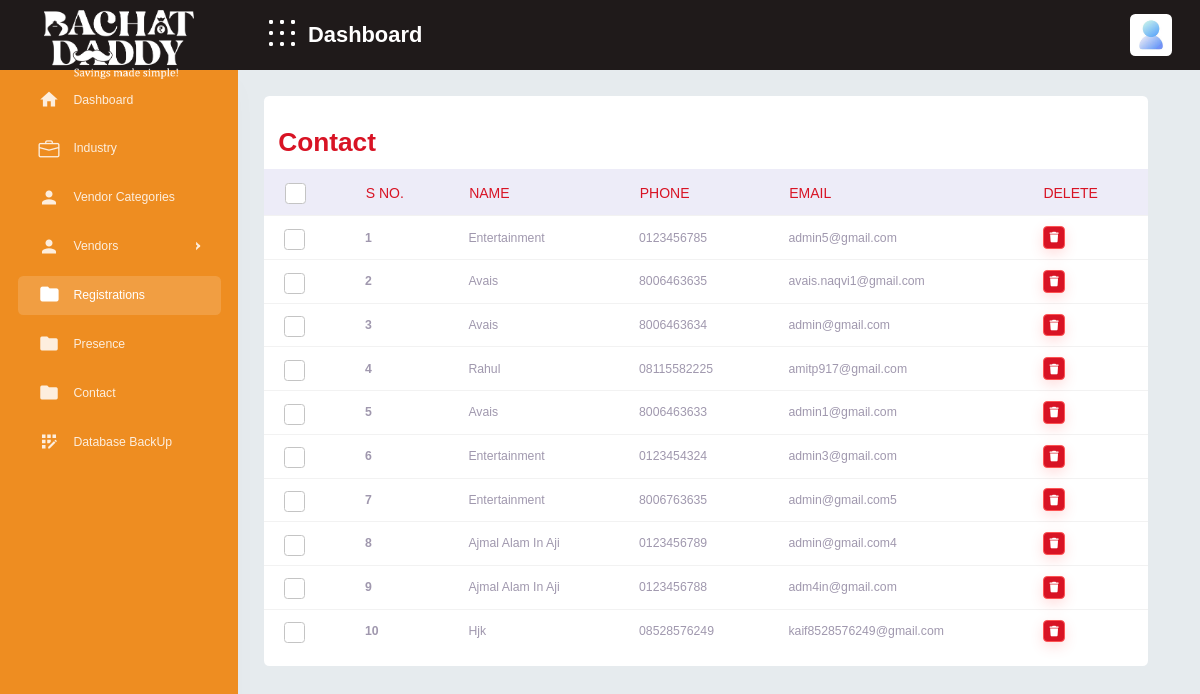
Page /bachatdaddy@1357admin/registrations.php (signed in) on the earlier database version.
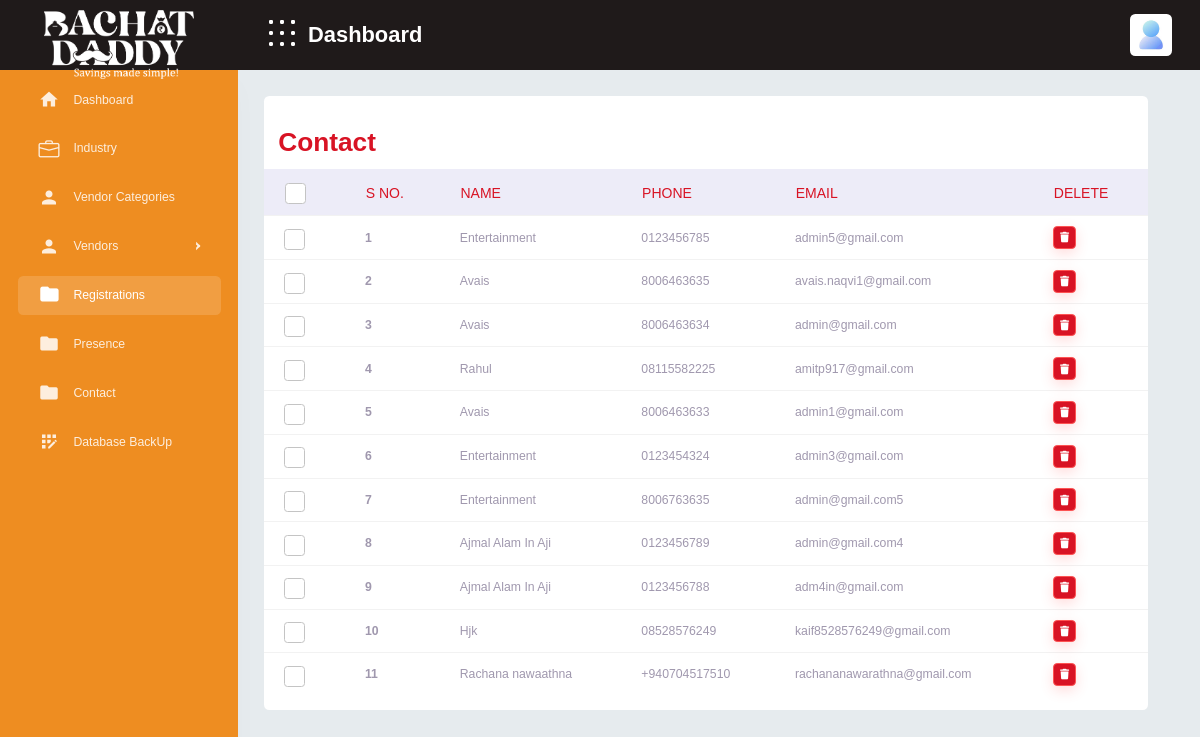
Same page on the later database version.
### tables this page shows
CREATE TABLE `users` (
  `id` int(11) NOT NULL AUTO_INCREMENT,
  `name` varchar(255) DEFAULT NULL,
  `phone` varchar(15) DEFAULT NULL,
  `email` varchar(255) DEFAULT NULL,
  `password` varchar(50) DEFAULT NULL,
  `image` varchar(255) DEFAULT NULL,
  `adhar` varchar(15) DEFAULT NULL,
  `birthday` date DEFAULT NULL,
  `anniversary` date DEFAULT NULL,
  `state` varchar(100) DEFAULT NULL,
  `city` varchar(100) DEFAULT NULL,
  `pincode` varchar(15) DEFAULT NULL,
  `address` text DEFAULT NULL,
  `representative_name` varchar(255) DEFAULT NULL,
  `created_at` date NOT NULL DEFAULT current_timestamp(),
  `updated_at` date NOT NULL DEFAULT current_timestamp(),
  PRIMARY KEY (`id`)
);

### config/config.php (called while the page is built, shortened)
<?php
class dbClass {
	private $conn;
	private function connect(){
		$this->host = 'localhost:3307';
		$this->user = 'root';
		$this->pass = '';
		$this->dbname = 'bachatdaddy_db';
		try {
			$this->conn = new PDO('mysql:host='.$this->host.';dbname='.$this->dbname.'', $this->user, $this->pass);
			$this->conn->setAttribute(PDO::ATTR_ERRMODE, PDO::ERRMODE_EXCEPTION);
			$this->conn->exec("SET time_zone = '+05:30';");
		} catch (PDOException $e) {
			echo "Error: " . $e->getMessage();
		}
		return $this->conn;
	}
	public function getAllData($query) {
		$result = $this->conn->prepare($query);
		$ret = $result->execute();
		$result->setFetchMode(PDO::FETCH_ASSOC);
		$reponse = $result->fetchAll();
		return $reponse;
	}
}
?>

### bachatdaddy@1357admin/functions/bachatdaddyfunction.php (called while the page is built, shortened)
<?php
        class User{
        function getUsersDetails()
        {
            $conn = new dbClass();
            $stmt = $conn->getAllData("SELECT * FROM `users`");
            return $stmt;
        }
    }
?>

### bachatdaddy@1357admin/registrations.php (the view, shortened to what the changed rows need)
<?php
    require '../config/config.php';
    require 'functions/bachatdaddyfunction.php';
    $users=new User();
    $userdetails=$users->getUsersDetails();
?>
<!DOCTYPE html>
<html lang="en">
<head>
	<link href="vendor/wow-master/css/libs/animate.css" rel="stylesheet">
	<link href="vendor/bootstrap-select/dist/css/bootstrap-select.min.css" rel="stylesheet">
	<link rel="stylesheet" href="vendor/bootstrap-select-country/css/bootstrap-select-country.min.css">
	<link rel="stylesheet" href="vendor/jquery-nice-select/css/nice-select.css">
	<link href="vendor/datepicker/css/bootstrap-datepicker.min.css" rel="stylesheet">
	 <link href="vendor/datatables/css/jquery.dataTables.min.css" rel="stylesheet">
	<link rel="stylesheet" href="vendor/swiper/css/swiper-bundle.min.css">
    <link href="css/style.css" rel="stylesheet">
</head>
<body>
    <div id="main-wrapper">
		<div class="content-body">
            <div class="container-fluid">
                <div class="">
                    <div class="">
                        <div class="container-fluid pt-0 ps-0 pe-lg-4 pe-0">
                            <div class="col-xl-12">
                                <div class="card" id="bootstrap-table2">
                                    <div class="tab-content" id="myTabContent-1">
                                        <div class="tab-pane fade show active" id="bordered" role="tabpanel" aria-labelledby="home-tab-1">
                                            <div class="card-body p-0">
                                                <div>
                                                    <h2 class="ms-3 mt-4">Contact</h2>
                                                </div>
                                                <div class="table-responsive">
                                                    <table class="table table-responsive-md">
                                                        <thead>
                                                            <tr>
                                                                <th style="width:50px;">
                                                                    <div class="form-check custom-checkbox checkbox-success check-lg me-3">
                                                                        <input type="checkbox" class="form-check-input" id="checkAll" required="">
                                                                    </div>
                                                                </th>
                                                                <th>S NO.</th>
                                                                <th>NAME</th>
                                                                <th>PHONE</th>
                                                                <th>EMAIL</th>
                                                                <th>DELETE</th>
                                                            </tr>
                                                        </thead>
                                                        <tbody>
                                                        <?php
                                                            $i=1;
                                                            foreach($userdetails as $row):
                                                        ?>
                                                                <tr>
                                                                    <td>
                                                                        <div class="form-check custom-checkbox checkbox-success check-lg me-3">
                                                                            <input type="checkbox" class="form-check-input" id="customCheckBox2" required="">
                                                                        </div>
                                                                    </td>
                                                                    <td><strong><?php echo $i++;?></strong></td>
                                                                    <td><?php echo $row['name'];?></td>
                                                                    <td><?php echo $row['phone'];?></td>
                                                                    <td><?php echo $row['email'];?></td>
                                                                    <td>
                                                                        <div class="d-flex">
                                                                            <a onClick="return confirm('Are you sure !! Data will be delete Parmanently..')" href="?eid=<?php  echo base64_encode($row['id']); ?>&delete=y" class="btn btn-danger shadow btn-xs sharp"><i class="fa fa-trash"></i></a>
                                                                        </div>
                                                                    </td>
                                                                </tr>
                                                            <?php endforeach; ?>
                                                        </tbody>
                                                    </table>
                                                </div>
                                            </div>
                                        </div>
                                    </div>
                                </div>
                            </div>
                        </div>
                    </div>
                </div>
            </div>
        </div>
    </div>
</body>
</html>

Differences in the rows shown:
added users: name "Rachana nawaathna", phone "+940704517510", email "rachananawarathna@gmail.com"
